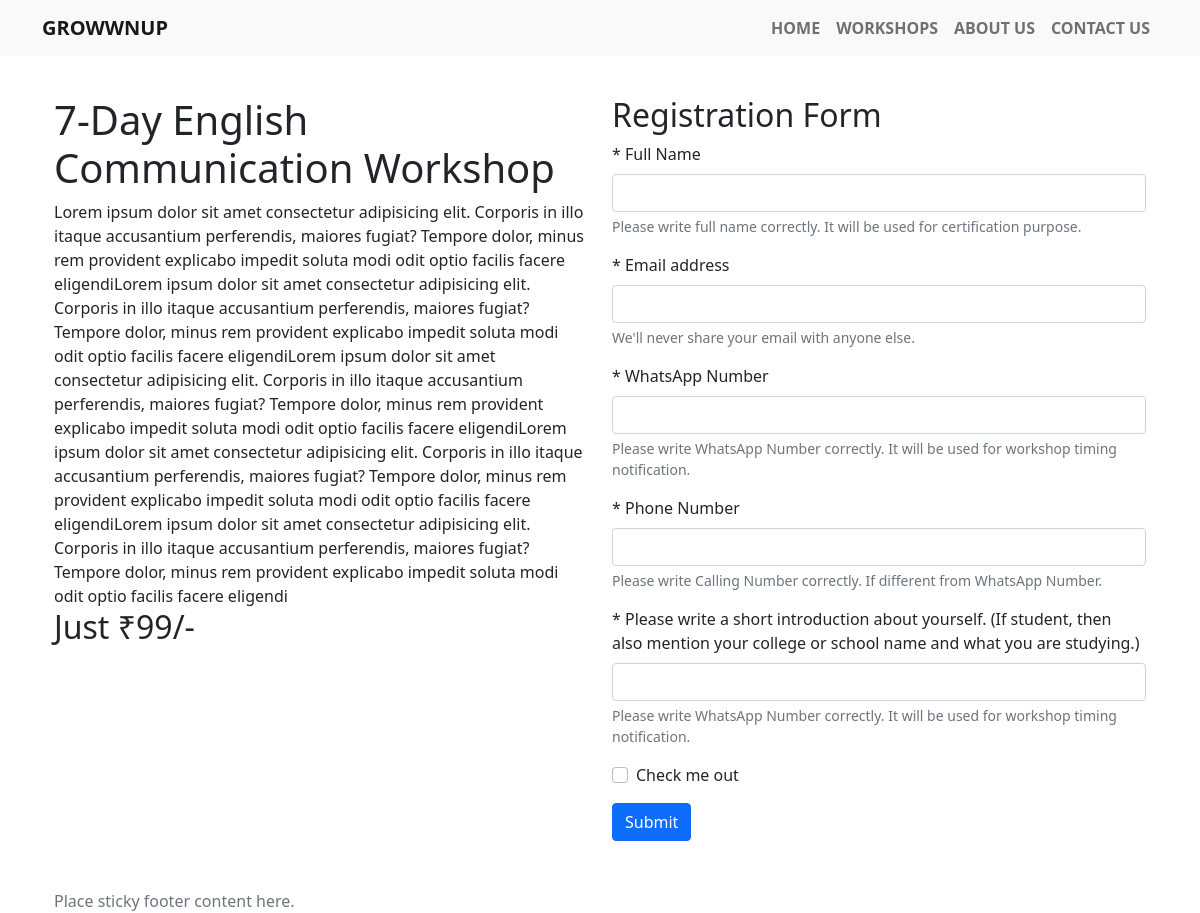
Screenshot of /workshops/7-day-english-communication-workshop with the database file from the repository.
### workshops/models.py (models this page shows, shortened)
class Workshop_form(models.Model):
    workshop_id = models.AutoField
    title = models.CharField(verbose_name="Workshop Title", max_length=100)
    desc = models.CharField(verbose_name="Description", max_length=2000)
    price = models.CharField(verbose_name="Price Per Entry", max_length=5)
    banner = models.ImageField(upload_to="static/workshops_images")
    slug = models.CharField(max_length=100, default="SLUG")

### workshops/views.py (the view, shortened to what this page needs)
# urls.py: path('<str:slug>', views.GoToWorkshop, name='WorkshopMain'),
def GoToWorkshop(request, slug):
    WorkshopMain = Workshop_form.objects.filter(slug=slug).first()
    if WorkshopMain != None:
        context = {'WorkshopMain' : WorkshopMain}
        return render(request, 'pages/WorkshopView.html', context)

### templates/pages/WorkshopView.html (shortened to what this page needs)
{% extends 'base.html' %}
{% block homeactive %} active {% endblock homeactive %}
{% block body %}
<div class="container pb-5">
  <div class="row">
    <div class="col-lg-6 pt-5">
      <h1>{{ WorkshopMain.title }}</h1>
      {{ WorkshopMain.desc }}
      <h2>Just &#x20b9;{{ WorkshopMain.price }}/-</h2>
    </div>
    <div class="col-lg-6 pt-5">
      <h2>Registration Form</h2>
      <form action='done' method="POST">
        <div class="mb-3">
          <label for="exampleInputEmail1" class="form-label">* Full Name</label>
          <input type="text" name="fullname" value='{% if submitbutton == "submit" %} {{ fullname }} {% endif %}'
            class="form-control" id="exampleInputEmail1" aria-describedby="nameHelp">
          <div id="nameHelp" class="form-text">Please write full name correctly. It will be used for certification
            purpose.</div>
        </div>
        <div class="mb-3">
          <label for="exampleInputEmail1" class="form-label">* Email address</label>
          <input type="email" name="email" value='{% if submitbutton == "submit" %} {{ email }} {% endif %}'
            class="form-control" id="exampleInputEmail1" aria-describedby="emailHelp">
          <div id="emailHelp" class="form-text">We'll never share your email with anyone else.</div>
        </div>
        <div class="mb-3">
          <label for="exampleInputEmail1" class="form-label">* WhatsApp Number</label>
          <input type="number" name="wa" value='{% if submitbutton == "submit" %} {{ wp }} {% endif %}'
            class="form-control" id="exampleInputEmail1" aria-describedby="WAHelp">
          <div id="WAHelp" class="form-text">Please write WhatsApp Number correctly. It will be used for workshop timing
            notification.</div>
        </div>
        <div class="mb-3">
          <label for="exampleInputEmail1" class="form-label">* Phone Number</label>
          <input type="number" name="ph" value='{% if submitbutton == "submit" %} {{ wp }} {% endif %}'
            class="form-control" id="exampleInputEmail1" aria-describedby="WAHelp">
          <div id="WAHelp" class="form-text">Please write Calling Number correctly. If different from WhatsApp Number.</div>
        </div>
        <div class="mb-3">
          <label for="exampleInputEmail1" class="form-label">* Please write a short introduction about yourself. (If
            student, then also mention your college or school name and what you are studying.)</label>
          <input type="textarea" name="intro" value='{% if submitbutton == "submit" %} {{ ans }} {% endif %}'
            class="form-control" id="exampleInputEmail1" aria-describedby="WAHelp">
          <div id="WAHelp" class="form-text">Please write WhatsApp Number correctly. It will be used for workshop timing
            notification.</div>
        </div>
        <div class="mb-3 form-check">
          <input type="checkbox" class="form-check-input" id="exampleCheck1">
          <label class="form-check-label" for="exampleCheck1">Check me out</label>
        </div>
        <button type="submit" name="submit" value="submit" class="btn btn-primary">Submit</button>
      </form>
    </div>
  </div>
</div>
{% endblock body %}

### rows the page displays
Workshop_form: title "7-Day English Communication Workshop", desc "Lorem ipsum dolor sit amet consectetur adipisicing elit. Corporis in illo itaque accusantium perferendis, maiores fugiat? Tempore dolor, minus rem provident explicabo impedit soluta modi odit optio facilis facere eligendiLorem ipsum dolor sit amet consectetur adipisicing elit. Corporis in illo itaque accusantium perferendis, maiores fugiat? Tempore dolor, minus rem provident explicabo impedit soluta modi odit optio facilis facere eligendiLorem ipsum dolor sit amet consectetur adipisicing elit. Corporis in illo itaque accusantium perferendis, maiores fugiat? Tempore dolor, minus rem provident explicabo impedit soluta modi odit optio facilis facere eligendiLorem ipsum dolor sit amet…", price "99"
